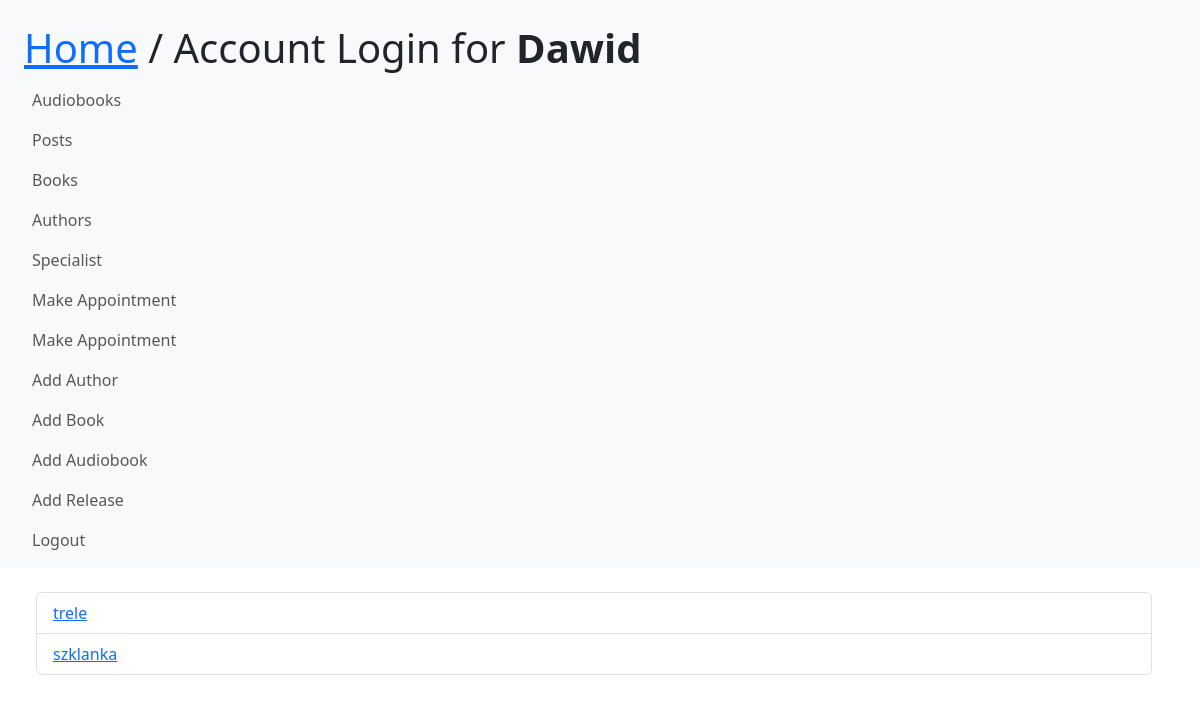
The app's page /releases/ (signed in), older data.
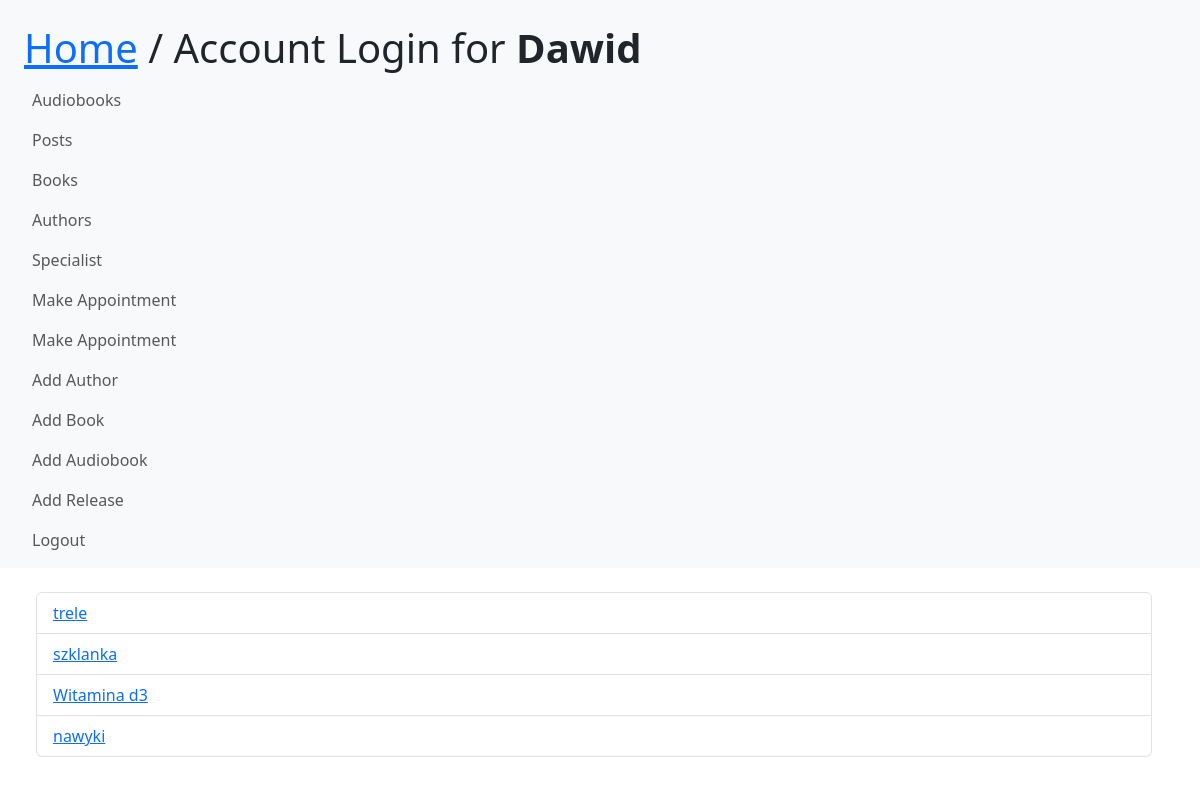
The same page, newer data.
### media/models.py (models this page shows, shortened)
class Release(models.Model):
    title = models.TextField(max_length=200)
    text = models.TextField(max_length=1200)
    category_release = models.ForeignKey(Category, on_delete=models.CASCADE)
    author_specialist = models.ForeignKey(User, on_delete=models.CASCADE, null=True)
    relimg = models.ImageField(upload_to='profile_images', default='test.png')
    date = models.DateTimeField(auto_now_add=True)

### media/views.py (the view)
# urls.py: path('releases/', ReleasesView.as_view(), name='view_release'),
class ReleasesView(View):
    def get(self, request):
        nowe_posty = Release.objects.all()
        return render(request, 'listy2release.html', {'release': nowe_posty})

### people/models.py (called while the page is built)
    def is_specialist(self):
        return self.groups.filter(name='Specialist').exists()

### media/templates/listy2release.html
{% extends 'base.html' %}
{% block content %}
    <ul class="list-group">
        {% for release in release.all %}
        <div class="list-group-item"><a href="/releases/{{ release.id }}">
            {{release.title}}
        </a></div>
        {% endfor %}
    </ul>
{% endblock %}

Row changes from the older to the newer data that the page shows:
added Release: title "Witamina d3"
added Release: title "nawyki"
